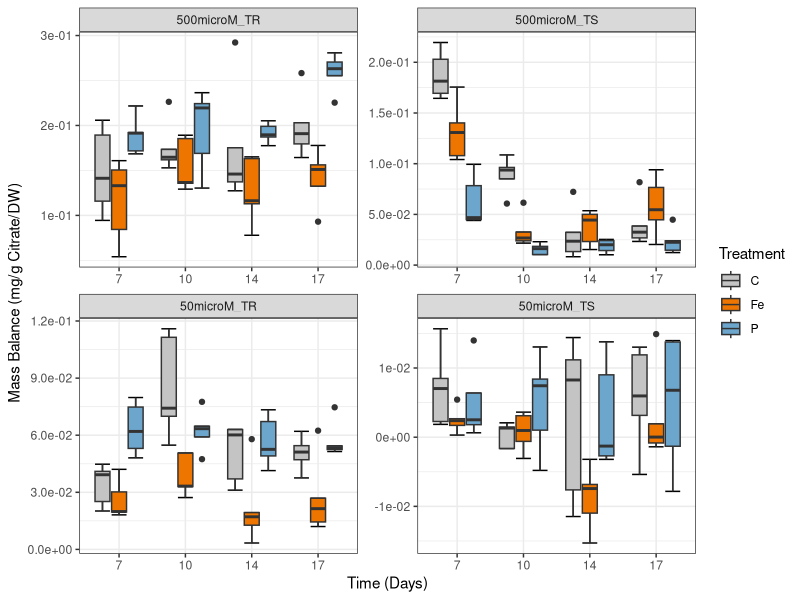
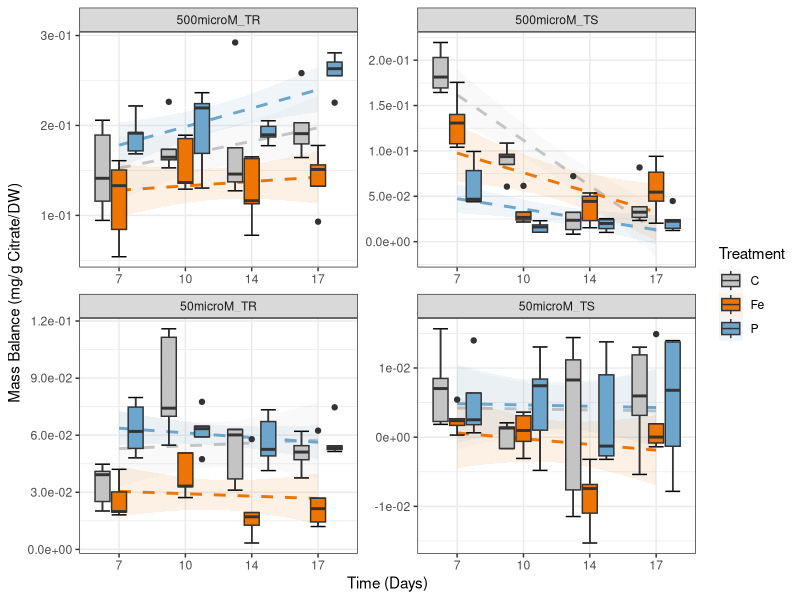
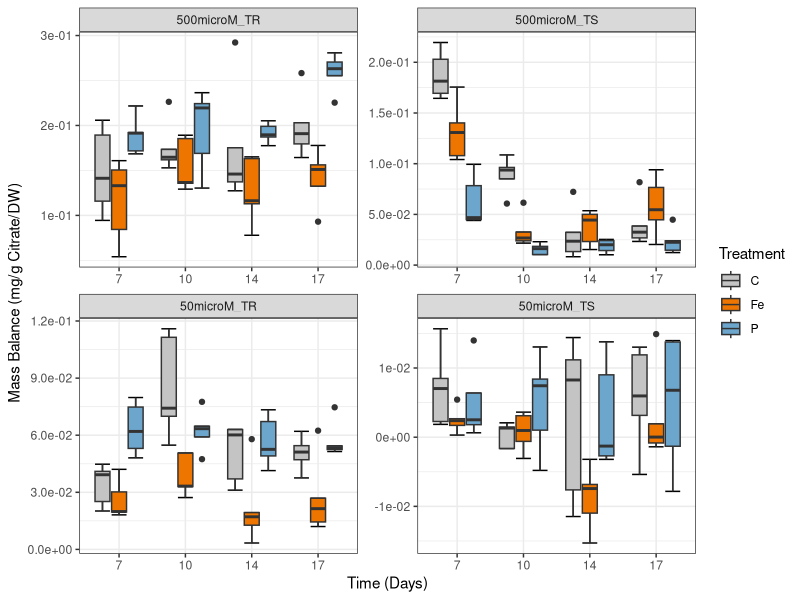
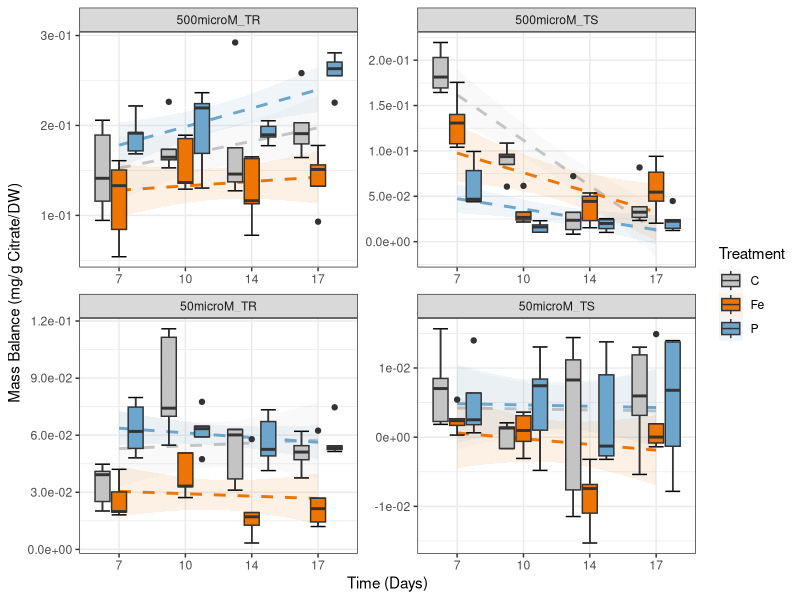

R code for these plots, in order: (Note: this script raises an error after producing the figures.)
library(readr)
library(ggpubr)
library(ggplot2)
library(reshape2)
library(tidyverse)
library(plyr) 
library(dplyr)
library(readxl)
library(scales)


table <- read.csv("DATA_STD_MassBalance_Citrate.csv", sep=";",
                  header=T)


table <- table %>% drop_na(Value)


#SideBySide Boxlot ####
my_order<- c("C", "Fe", "P")
f1 <- ggplot(table, aes(x = factor(Time), y = Value, fill = Treatment)) +  
  stat_boxplot(geom="errorbar") +
  geom_boxplot() +
  theme_bw() + 
  scale_fill_manual(values=c("grey77","darkorange2", "skyblue3")) +
  scale_color_manual(values=c("grey77","darkorange2", "skyblue3")) +
  scale_y_continuous(labels = scientific)


f2 <- f1 + facet_wrap(~Species_Tissue, scales="free", ncol = 2)+
  ylab("Mass Balance (mg/g Citrate/DW)") + 
  xlab("Time (Days)")
f2
ggsave(filename = "STD_MassBalance_Citrate_SideBySide_Boxplot.pdf", plot = last_plot(), dpi = 600, units = "cm", width = 70, height = 60, scale = 0.5)


#SideBySide Boxlot + trendline ####
trendline <- geom_smooth(aes(group = Treatment, color = Treatment, fill = Treatment), method=lm, alpha = 0.1, linetype="dashed") 

f1 <- ggplot(table, aes(x = factor(Time), y = Value, fill = Treatment)) +  
  trendline +
  stat_boxplot(geom="errorbar") +
  geom_boxplot() +
  theme_bw() + 
  scale_fill_manual(values=c("grey77","darkorange2", "skyblue3")) +
  scale_color_manual(values=c("grey77","darkorange2", "skyblue3")) +
  scale_y_continuous(labels = scientific) +
  stat_regline_equation()

f2 <- f1 + facet_wrap(~Species_Tissue, scales="free", ncol = 2)+
  ylab("Mass Balance (mg/g Citrate/DW)") + 
  xlab("Time (Days)")
f2
ggsave(filename = "STD_MassBalance_Citrate_SideBySide_Boxplot_2.pdf", plot = last_plot(), dpi = 600, units = "cm", width = 70, height = 60, scale = 0.5)


#Regression line statistics ####
##Assumptions  ####
###1. Indipendence of observation (no autocorrelation between time and treatment)
cor(table$Time, table$Treatment)

###2. Normality
hist(table$Value)

###3. Linearity
plot(Value ~ Time, data=table)
plot(Value ~ Treatment, data=table)

###4. Homoscedasticity


##Model fitting and statistics ####
vector_Species_Tissue <- c("50µM_TR",
                           "50µM_TS",
                           "500µM_TR",
                           "500µM_TS")
vector_Treatment <- c("C",
                      "P",
                      "Fe")

###create Subsets according to Species_Tissue ####
Subsets <- lapply(vector_Species_Tissue, function(i){ 
  i <- subset(table, Species_Tissue == i)
})
names(Subsets) <- vector_Species_Tissue


###Regression model development  ####
Regression_line <- lapply(vector_Species_Tissue, function(m){
  lapply(split(Subsets[[m]], Subsets[[m]][["Treatment"]]), function(i){ 
    lm(Value ~ Time, data = i)
  })
})
names(Regression_line) <- vector_Species_Tissue


###Extract statistics/data from model ####
TR50µM <- lapply(vector_Treatment, function(m){
  summary(Regression_line[["50µM_TR"]][[m]])
})
names(TR50µM) <- vector_Treatment
TS50µM <- lapply(vector_Treatment, function(m){
  summary(Regression_line[["50µM_TS"]][[m]])
})
names(TS50µM) <- vector_Treatment
TR500µM <- lapply(vector_Treatment, function(m){
  summary(Regression_line[["500µM_TR"]][[m]])
})
names(TR500µM) <- vector_Treatment
TS500µM <- lapply(vector_Treatment, function(m){
  summary(Regression_line[["500µM_TS"]][[m]])
})
names(TS500µM) <- vector_Treatment

###Save/print results of linear model significance ####
sink("STD_MassBalance_Citrate_Regression_line.csv")
"TR50µM"
TR50µM
"TS50µM"
TS50µM
"TR500µM"
TR500µM
"TS500µM"
TS500µM
sink(NULL)


###Regression_model_comparison  ####
Regression_model_comparison <- lapply(split(table, table$Species_Tissue), function(i){ 
  anova(lm(Value ~ Time*Treatment, data = i))
})

sink("STD_MassBalance_Citrate_Regression_model_Comparison.csv")
Regression_model_comparison
sink(NULL)

